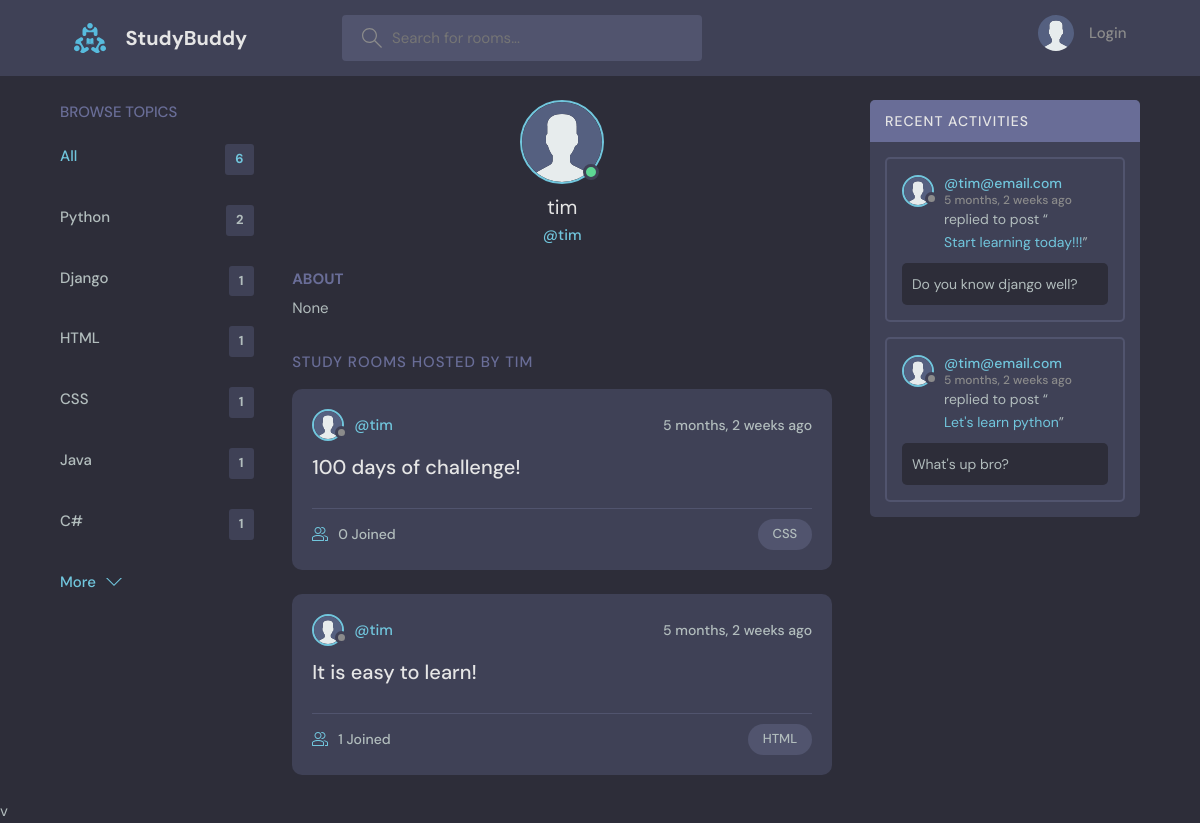
The app's page /profile/2/ with its own data.
### base/models.py (models this page shows, shortened)
class Topic(models.Model):
    name = models.CharField(max_length=200)

class User(AbstractUser):
    name = models.CharField(max_length=200, null=True)
    email = models.EmailField(unique=True, null=True)
    bio = models.TextField(null=True)
    avatar = models.ImageField(null=True, default="avatar.svg")
    USERNAME_FIELD = "email"
    REQUIRED_FIELDS = []

class Room(models.Model):
    host = models.ForeignKey(User, on_delete=models.SET_NULL, null=True)
    topic = models.ForeignKey(Topic, on_delete=models.SET_NULL, null=True)
    name = models.CharField(max_length=200)
    description = models.TextField(null=True, blank=True)
    participants = models.ManyToManyField(User, related_name="participants", blank=True)
    updated = models.DateTimeField(auto_now=True)
    created = models.DateTimeField(auto_now_add=True)
    class Meta:
        ordering = ["-updated", "-created"]
    def __str__(self):
        return self.name

class Message(models.Model):
    user = models.ForeignKey(User, on_delete=models.CASCADE)
    room = models.ForeignKey(Room, on_delete=models.CASCADE)
    body = models.TextField()
    updated = models.DateTimeField(auto_now=True)
    created = models.DateTimeField(auto_now_add=True)
    class Meta:
        ordering = ["-updated", "-created"]

### base/views.py (the view)
# urls.py: path("profile/<str:pk>/", views.userProfile, name="user-profile"),
def userProfile(request, pk):
    user = User.objects.get(id=pk)
    rooms = user.room_set.all()
    room_messages = user.message_set.all()
    topics = Topic.objects.all()
    context = {
        "user": user,
        "rooms": rooms,
        "room_messages": room_messages,
        "topics": topics,
    }
    return render(request, "base/profile.html", context)

### base/templates/base/profile.html (shortened to what this page needs)
{% extends 'main.html' %}
{% block content %}
  <main class="profile-page layout layout--3">
    <div class="container">
      {% include 'base/topics_component.html' %}
      <div class="roomList">
        <div class="profile">
          <div class="profile__avatar">
            <div class="avatar avatar--large active">
              <img src="{{user.avatar.url}}" />
            </div>
          </div>
          <div class="profile__info">
            <h3>{{user.username}}</h3>
            <p>@{{user.username}}</p>
          </div>
          <div class="profile__about">
            <h3>About</h3>
            <p>
              {{user.bio}}
            </p>
          </div>
        </div>
        <div class="roomList__header">
          <div>
            <h2>Study Rooms Hosted by {{user.username}}</a>
            </h2>
          </div>
        </div>
        {% include 'base/feed_component.html' %}
      </div>
      {% include 'base/activity_component.html' %}
    </div>
  </main>
{% endblock content %}

### templates/main.html (shortened to what this page needs)
<!DOCTYPE html>
{% load static %}
<html lang="en">
  <head>
    <link rel="stylesheet" href="{% static 'styles/style.css' %}" />
  </head>
  <body>
    {% include 'navbar.html' %}
    {% block content %}
    {% endblock %}v
  </body>
</html>

### templates/navbar.html (shortened to what this page needs)
{% load static %}
<header class="header header--loggedIn">
  <div class="container">
    <a href="{% url 'home' %}" class="header__logo">
      <img src="{% static 'images/logo.svg' %}" />
      <h1>StudyBuddy</h1>
    </a>
    <form class="header__search" method='GET' action="{% url 'home' %}">
      <label>
        <input name='q' placeholder="Search for rooms..." />
      </label>
    </form>
    <nav class="header__menu">
      {% if request.user.is_authenticated %}
      <div class="header__user">
        <a href="{% url 'update-user' %}">
          <div class="avatar avatar--medium active">
            <img src="{{request.user.avatar.url}}" />
          </div>
          <p>{{request.user.username}}<span>@{{request.user.username}}</span></p>
        </a>
        <button class="dropdown-button">
          <svg version="1.1" xmlns="http://www.w3.org/2000/svg" width="32" height="32" viewBox="0 0 32 32">
            <title>chevron-down</title>
            <path d="M16 21l-13-13h-3l16 16 16-16h-3l-13 13z"></path>
          </svg>
        </button>
      </div>
      {% else %}
      <a href="{% url 'login' %}">
        <img src="{% static 'images/avatar.svg' %}" />
        <p>Login</p>
      </a>
      {% endif %}
    </nav>
  </div>
</header>

### base/templates/base/topics_component.html
<div class="topics">
  <div class="topics__header">
    <h2>Browse Topics</h2>
  </div>
  <ul class="topics__list">
    <li>
      <a href="{% url 'home' %}" class="active">All <span>{{topics.count}}</span></a>
    </li>
    {% for topic in topics %}
    <li>
      <a href="{% url 'home' %}?q={{topic.name}}">{{topic.name}}<span>{{topic.room_set.all.count}}</span></a>
    </li>
    {% endfor %}
  </ul>
  <a class="btn btn--link" href="{% url 'topics' %}">
    More
    <svg version="1.1" xmlns="http://www.w3.org/2000/svg" width="32" height="32" viewBox="0 0 32 32">
      <title>chevron-down</title>
      <path d="M16 21l-13-13h-3l16 16 16-16h-3l-13 13z"></path>
    </svg>
  </a>
</div>

### base/templates/base/feed_component.html (shortened to what this page needs)
{% for room in rooms %}
<div class="roomListRoom">
  <div class="roomListRoom__header">
    <a href="{% url 'user-profile' room.host.id %}" class="roomListRoom__author">
      <div class="avatar avatar--small">
        <img src="{{room.host.avatar.url}}" />
      </div>
      <span>@{{room.host.username}}</span>
    </a>
    <div class="roomListRoom__actions">
      <span>{{room.created|timesince}} ago</span>
    </div>
  </div>
  <div class="roomListRoom__content">
    <a href="{% url 'room' room.id %}">{{room.name}}</a>
  </div>
  <div class="roomListRoom__meta">
    <a href="{% url 'room' room.id %}" class="roomListRoom__joined">
      {{room.participants.all.count}} Joined
    </a>
    <p class="roomListRoom__topic">{{room.topic.name}}</p>
  </div>
</div>
{% endfor %}

### base/templates/base/activity_component.html (shortened to what this page needs)
<div class="activities">
  <div class="activities__header">
    <h2>Recent Activities</h2>
  </div>
  {% for message in room_messages %}
  <div class="activities__box">
    <div class="activities__boxHeader roomListRoom__header">
      <a href="{% url 'user-profile' message.user.id %}" class="roomListRoom__author">
        <div class="avatar avatar--small">
          <img src="{{message.user.avatar.url}}" />
        </div>
        <p>
          @{{message.user}}
          <span>{{message.created|timesince}} ago</span>
        </p>
      </a>
    </div>
    <div class="activities__boxContent">
      <p>replied to post “<a href="{% url 'room' message.room.id %}">{{message.room}}</a>”</p>
      <div class="activities__boxRoomContent">
        {{message.body}}
      </div>
    </div>
  </div>
  {% endfor %}
</div>

### records on screen
Topic: name "Python", room_set.all.count "2"
Topic: name "Django", room_set.all.count "1"
Topic: name "HTML", room_set.all.count "1"
Topic: name "CSS", room_set.all.count "1"
Topic: name "Java", room_set.all.count "1"
Topic: name "C#", room_set.all.count "1"
User: avatar (placeholder picture), username "tim", bio "None", username "TIM"
Room: host.avatar (placeholder picture), host.username "tim", created "5 months, 2 weeks", name "100 days of challenge!", participants.all.count "0", topic.name "CSS"
Room: host.avatar (placeholder picture), host.username "tim", created "5 months, 2 weeks", name "It is easy to learn!", participants.all.count "1", topic.name "HTML"
Message: user.avatar (placeholder picture), user "tim@email.com", created "5 months, 2 weeks", room "Start learning today!!!", body "Do you know django well?"
Message: user.avatar (placeholder picture), user "tim@email.com", created "5 months, 2 weeks", room "Let's learn python", body "What's up bro?"

### other values on screen
{{ topics.count }} "6"
